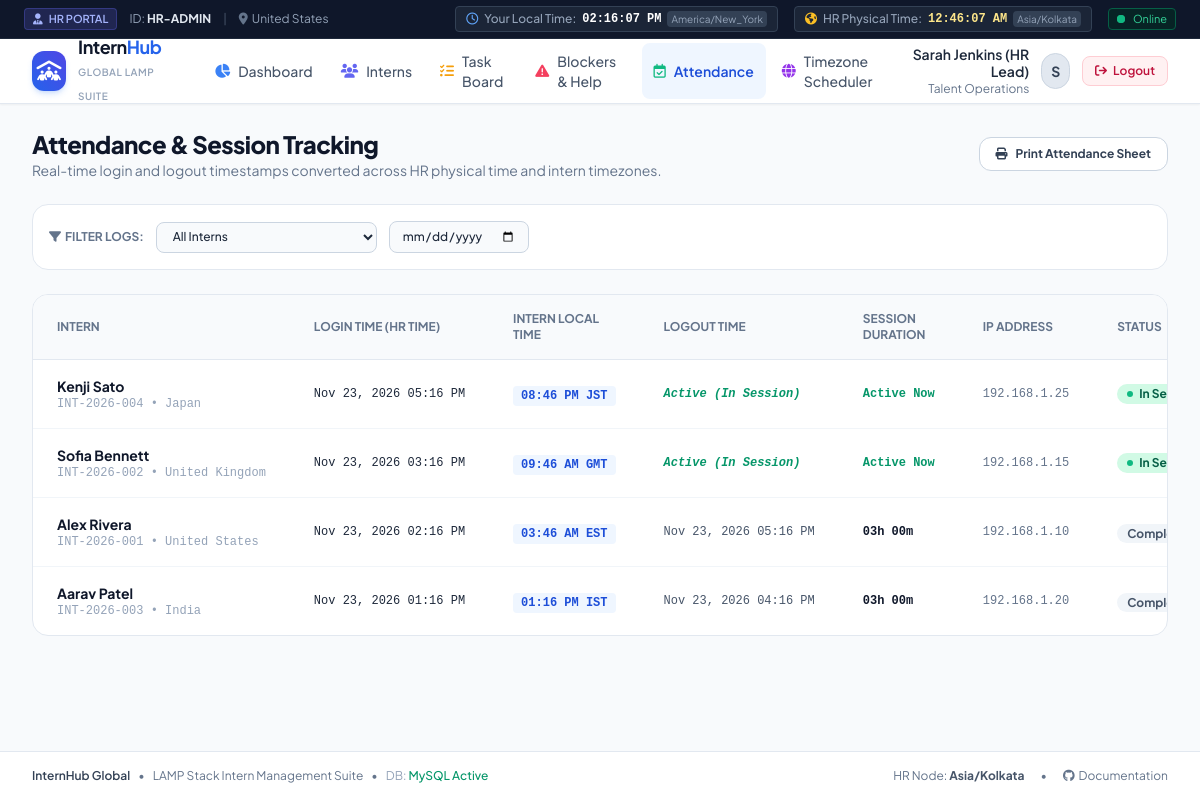
/hr/attendance.php (signed in), run on the app's committed database.
### tables this page shows
CREATE TABLE IF NOT EXISTS users (
    id INT AUTO_INCREMENT PRIMARY KEY,
    intern_id VARCHAR(50) NOT NULL UNIQUE,
    name VARCHAR(100) NOT NULL,
    email VARCHAR(150) NOT NULL UNIQUE,
    password VARCHAR(255) NOT NULL,
    plain_temp_password VARCHAR(100) NULL,
    role ENUM('hr', 'intern') NOT NULL DEFAULT 'intern',
    department VARCHAR(100) DEFAULT 'Software Engineering',
    country VARCHAR(100) DEFAULT 'United States',
    timezone VARCHAR(100) NOT NULL DEFAULT 'UTC',
    status ENUM('active', 'inactive') NOT NULL DEFAULT 'active',
    last_activity DATETIME NULL,
    created_at DATETIME DEFAULT CURRENT_TIMESTAMP,
    updated_at DATETIME DEFAULT CURRENT_TIMESTAMP ON UPDATE CURRENT_TIMESTAMP
);

CREATE TABLE IF NOT EXISTS attendance_logs (
    id INT AUTO_INCREMENT PRIMARY KEY,
    user_id INT NOT NULL,
    login_time DATETIME NOT NULL,
    logout_time DATETIME NULL,
    session_minutes INT DEFAULT 0,
    ip_address VARCHAR(45) NULL,
    user_agent VARCHAR(255) NULL,
    status ENUM('active', 'completed', 'timeout') DEFAULT 'active',
    created_at DATETIME DEFAULT CURRENT_TIMESTAMP,
    FOREIGN KEY (user_id) REFERENCES users(id) ON DELETE CASCADE
);

### includes/auth.php (called while the page is built, shortened)
<?php
function getCurrentUser(): ?array {
    return $_SESSION['user'] ?? null;
}

### hr/attendance.php (the view, shortened to what this page needs)
<?php
require_once __DIR__ . '/../includes/auth.php';
$db = getDB();
$dateFilter = $_GET['date'] ?? '';
$sql = "
    SELECT a.*, u.name as intern_name, u.intern_id, u.timezone as intern_timezone, u.country
    FROM attendance_logs a
    JOIN users u ON a.user_id = u.id
    WHERE 1=1
";
$params = [];
$sql .= " ORDER BY a.login_time DESC LIMIT 100";
$stmt = $db->prepare($sql);
$stmt->execute($params);
$logs = $stmt->fetchAll();
require_once __DIR__ . '/../includes/header.php';
?>
<div class="space-y-6">
    <div class="flex flex-col sm:flex-row sm:items-center justify-between gap-4">
        <div>
            <h1 class="text-2xl font-extrabold text-slate-900 tracking-tight">Attendance & Session Tracking</h1>
            <p class="text-sm text-slate-500">Real-time login and logout timestamps converted across HR physical time and intern timezones.</p>
        </div>
        <button type="button" onclick="window.print()" class="px-4 py-2 bg-white border border-slate-300 hover:bg-slate-50 text-slate-700 font-bold text-xs rounded-xl shadow-xs transition flex items-center">
            <i class="fa-solid fa-print mr-2"></i>Print Attendance Sheet
        </button>
    </div>
    <div class="bg-white p-4 rounded-2xl border border-slate-200 shadow-xs flex flex-wrap items-center gap-3 text-xs">
        <span class="font-bold text-slate-500 uppercase"><i class="fa-solid fa-filter mr-1"></i>Filter Logs:</span>
        <form method="GET" action="" class="flex flex-wrap items-center gap-3">
            <select name="intern_id" onchange="this.form.submit()" class="px-3 py-1.5 border border-slate-300 rounded-lg bg-slate-50 font-medium">
                <option value="0">All Interns</option>
            </select>
            <input type="date" name="date" value="<?= htmlspecialchars($dateFilter) ?>" onchange="this.form.submit()" class="px-3 py-1.5 border border-slate-300 rounded-lg bg-slate-50 font-medium">
        </form>
    </div>
    <div class="bg-white rounded-2xl border border-slate-200 shadow-xs overflow-hidden">
        <div class="overflow-x-auto">
            <table class="w-full text-left text-sm">
                <thead class="bg-slate-50 text-xs text-slate-500 uppercase font-semibold border-b border-slate-200">
                    <tr>
                        <th class="px-6 py-4">Intern</th>
                        <th class="px-6 py-4">Login Time (HR Time)</th>
                        <th class="px-6 py-4">Intern Local Time</th>
                        <th class="px-6 py-4">Logout Time</th>
                        <th class="px-6 py-4">Session Duration</th>
                        <th class="px-6 py-4">IP Address</th>
                        <th class="px-6 py-4">Status</th>
                    </tr>
                </thead>
                <tbody class="divide-y divide-slate-100">
                    <?php if (empty($logs)): ?>
                        <tr>
                            <td colspan="7" class="px-6 py-12 text-center text-slate-400">
                                <i class="fa-regular fa-clock text-4xl mb-3 text-slate-300"></i>
                                <p class="text-base font-semibold text-slate-700">No attendance sessions found.</p>
                            </td>
                        </tr>
                    <?php else: ?>
                        <?php foreach ($logs as $log): ?>
                            <?php
                            $loginDt = new DateTime($log['login_time']);
                            $loginHr = $loginDt->format('M d, Y h:i A');
                            $internLoginDt = clone $loginDt;
                            try {
                                $internLoginDt->setTimezone(new DateTimeZone($log['intern_timezone']));
                                $loginIntern = $internLoginDt->format('h:i A T');
                            } catch (Exception $e) {
                                $loginIntern = '—';
                            }
                            $logoutHr = !empty($log['logout_time']) ? date('M d, Y h:i A', strtotime($log['logout_time'])) : '<span class="text-emerald-600 font-semibold italic">Active (In Session)</span>';
                            $durationHours = floor($log['session_minutes'] / 60);
                            $durationMins = $log['session_minutes'] % 60;
                            $durationText = ($log['status'] === 'active')
                                ? "<span class='text-emerald-600 font-bold'>Active Now</span>"
                                : sprintf('%02dh %02dm', $durationHours, $durationMins);
                            ?>
                            <tr class="hover:bg-slate-50/80 transition">
                                <td class="px-6 py-4 whitespace-nowrap">
                                    <div class="font-bold text-slate-900"><?= htmlspecialchars($log['intern_name']) ?></div>
                                    <div class="text-xs text-slate-400 font-mono"><?= htmlspecialchars($log['intern_id']) ?> &bull; <?= htmlspecialchars($log['country']) ?></div>
                                </td>
                                <td class="px-6 py-4 whitespace-nowrap font-mono text-xs text-slate-800">
                                    <?= $loginHr ?>
                                </td>
                                <td class="px-6 py-4 whitespace-nowrap">
                                    <span class="inline-flex items-center px-2 py-0.5 rounded bg-blue-50 text-blue-700 font-mono text-xs font-semibold">
                                        <?= $loginIntern ?>
                                    </span>
                                </td>
                                <td class="px-6 py-4 whitespace-nowrap font-mono text-xs text-slate-600">
                                    <?= $logoutHr ?>
                                </td>
                                <td class="px-6 py-4 whitespace-nowrap font-mono text-xs font-semibold text-slate-900">
                                    <?= $durationText ?>
                                </td>
                                <td class="px-6 py-4 whitespace-nowrap font-mono text-xs text-slate-500">
                                    <?= htmlspecialchars($log['ip_address'] ?? '127.0.0.1') ?>
                                </td>
                                <td class="px-6 py-4 whitespace-nowrap">
                                    <?php if ($log['status'] === 'active'): ?>
                                        <span class="px-2.5 py-0.5 rounded-full text-xs font-bold bg-emerald-100 text-emerald-800 flex items-center w-fit">
                                            <span class="w-1.5 h-1.5 rounded-full bg-emerald-500 mr-1.5 animate-pulse"></span>In Session
                                        </span>
                                    <?php else: ?>
                                        <span class="px-2.5 py-0.5 rounded-full text-xs font-bold bg-slate-100 text-slate-600">
                                            Completed
                                        </span>
                                    <?php endif; ?>
                                </td>
                            </tr>
                        <?php endforeach; ?>
                    <?php endif; ?>
                </tbody>
            </table>
        </div>
    </div>
</div>
<?php require_once __DIR__ . '/../includes/footer.php'; ?>

### includes/header.php (shortened to what this page needs)
<?php
require_once __DIR__ . '/auth.php';
$currentUser = getCurrentUser();
$userRole = $currentUser['role'] ?? 'guest';
$userTimezone = $currentUser['timezone'] ?? DEFAULT_HR_TIMEZONE;
$hrTimezone = DEFAULT_HR_TIMEZONE;
?>
<!DOCTYPE html>
<html lang="en" class="h-full bg-slate-50">
<head>
    <script src="https://cdn.tailwindcss.com"></script>
    <link rel="stylesheet" href="https://cdnjs.cloudflare.com/ajax/libs/font-awesome/6.5.1/css/all.min.css">
    <link rel="stylesheet" href="<?= BASE_URL ?>/assets/css/custom.css">
</head>
<body class="h-full flex flex-col antialiased text-slate-800">
<?php if ($currentUser): ?>
    <header class="bg-slate-900 text-slate-200 border-b border-slate-800 text-xs py-1.5 px-4 sm:px-6">
        <div class="max-w-7xl mx-auto flex flex-wrap items-center justify-between gap-2">
            <div class="flex items-center space-x-3">
                <span class="inline-flex items-center px-2 py-0.5 rounded text-[11px] font-semibold <?= $userRole === 'hr' ? 'bg-indigo-500/20 text-indigo-300 border border-indigo-500/30' : 'bg-emerald-500/20 text-emerald-300 border border-emerald-500/30' ?>">
                    <i class="fa-solid <?= $userRole === 'hr' ? 'fa-user-tie' : 'fa-graduation-cap' ?> mr-1.5"></i>
                    <?= strtoupper($userRole) ?> PORTAL
                </span>
                <span class="text-slate-400">ID: <strong class="text-slate-200"><?= htmlspecialchars($currentUser['intern_id']) ?></strong></span>
                <span class="hidden md:inline text-slate-600">|</span>
                <span class="hidden md:inline text-slate-400"><i class="fa-solid fa-location-dot mr-1 text-slate-500"></i><?= htmlspecialchars($currentUser['country'] ?? 'Global') ?></span>
            </div>
            <div class="flex items-center space-x-4">
                <div class="flex items-center space-x-1.5 text-slate-300 bg-slate-800/80 px-2.5 py-1 rounded border border-slate-700">
                    <i class="fa-regular fa-clock text-blue-400"></i>
                    <span class="text-slate-400 font-medium">Your Local Time:</span>
                    <span id="live-user-clock" class="font-mono font-semibold text-white">--:--:--</span>
                    <span class="text-[10px] text-slate-400 bg-slate-700 px-1 rounded"><?= htmlspecialchars($userTimezone) ?></span>
                </div>
                <?php if ($userTimezone !== $hrTimezone): ?>
                <div class="hidden lg:flex items-center space-x-1.5 text-slate-300 bg-slate-800/80 px-2.5 py-1 rounded border border-slate-700">
                    <i class="fa-solid fa-earth-americas text-amber-400"></i>
                    <span class="text-slate-400 font-medium">HR Physical Time:</span>
                    <span id="live-hr-clock" class="font-mono font-semibold text-amber-200">--:--:--</span>
                    <span class="text-[10px] text-slate-400 bg-slate-700 px-1 rounded"><?= htmlspecialchars($hrTimezone) ?></span>
                </div>
                <?php endif; ?>
                <div class="flex items-center space-x-1 text-emerald-400 bg-emerald-950/60 border border-emerald-800 px-2 py-0.5 rounded text-[11px]">
                    <span class="relative flex h-2 w-2 mr-1">
                      <span class="relative inline-flex rounded-full h-2 w-2 bg-emerald-500"></span>
                    </span>
                    <span>Online</span>
                </div>
            </div>
        </div>
    </header>
    <?php require_once __DIR__ . '/navigation.php'; ?>
<?php endif; ?>
<main class="flex-1 max-w-7xl w-full mx-auto px-4 sm:px-6 lg:px-8 py-6">

### includes/header.php (style rules this page uses)
body { font-family: 'Plus Jakarta Sans', sans-serif; }

### data on the page
users: country "United States", timezone "America/New_York"
attendance_logs: user.name "Kenji Sato", user.intern_id "INT-2026-004", user.country "Japan", login_time "Nov 23, 2026 05:16 PM", login_time "08:46 PM JST", shows "Active (In Session)", status "Active Now", ip_address "192.168.1.25"
attendance_logs: user.name "Sofia Bennett", user.intern_id "INT-2026-002", user.country "United Kingdom", login_time "Nov 23, 2026 03:16 PM", login_time "09:46 AM GMT", shows "Active (In Session)", status "Active Now", ip_address "192.168.1.15"
attendance_logs: user.name "Alex Rivera", user.intern_id "INT-2026-001", user.country "United States", login_time "Nov 23, 2026 02:16 PM", login_time "03:46 AM EST", logout_time "Nov 23, 2026 05:16 PM", session_minutes "03", session_minutes "00", ip_address "192.168.1.10", status "Completed"
attendance_logs: user.name "Aarav Patel", user.intern_id "INT-2026-003", user.country "India", login_time "Nov 23, 2026 01:16 PM", login_time "01:16 PM IST", logout_time "Nov 23, 2026 04:16 PM", session_minutes "03", session_minutes "00", ip_address "192.168.1.20", status "Completed"

### other printed values
$userRole "HR"
$currentUser['intern_id'] "HR-ADMIN"
$hrTimezone "Asia/Kolkata"
$currentUser['name'] "Sarah Jenkins (HR Lead)"
$currentUser['department'] "Talent Operations"
substr($currentUser['name'], 0, 1) "S"
APP_NAME "InternHub Global"
DEFAULT_HR_TIMEZONE "Asia/Kolkata"
